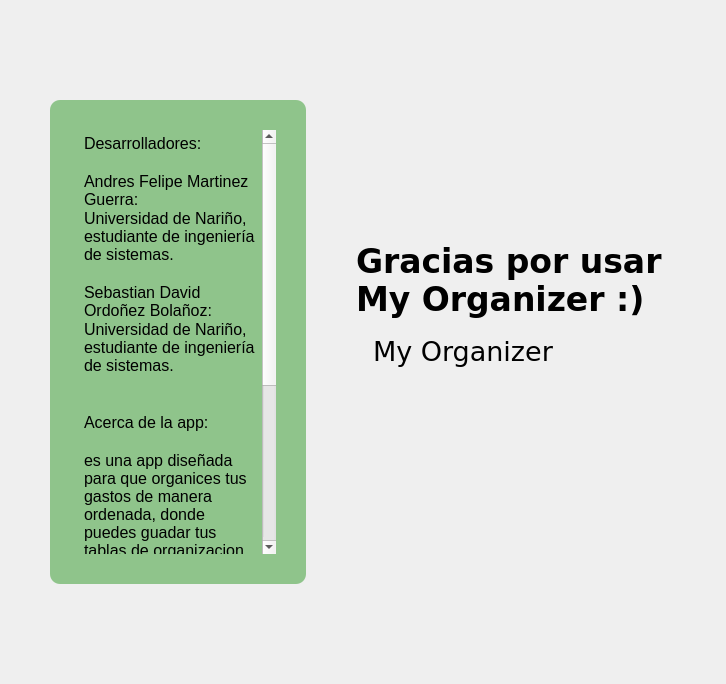
         <widget class="QWidget" name="about_us_page">
          <layout class="QGridLayout" name="gridLayout_3">
           <property name="leftMargin">
            <number>50</number>
           </property>
           <property name="topMargin">
            <number>100</number>
           </property>
           <property name="rightMargin">
            <number>50</number>
           </property>
           <property name="bottomMargin">
            <number>100</number>
           </property>
           <property name="horizontalSpacing">
            <number>50</number>
           </property>
           <property name="verticalSpacing">
            <number>6</number>
           </property>
           <item row="0" column="0" rowspan="3">
            <widget class="QTextBrowser" name="textBrowser">
             <property name="sizePolicy">
              <sizepolicy hsizetype="MinimumExpanding" vsizetype="Expanding">
               <horstretch>0</horstretch>
               <verstretch>0</verstretch>
              </sizepolicy>
             </property>
             <property name="styleSheet">
              <string notr="true">QTextBrowser {
    background-color: rgba(103, 178, 98, 180); 
    font-size: 17px;
    padding: 30px;
    border-radius: 10px;
}

QTextBrowser:focus {
    background-color: rgba(103, 178, 98, 150);
    font-size: 18px;
    border: 2px solid blue; 
}
</string>
             </property>
             <property name="html">
              <string>&lt;!DOCTYPE HTML PUBLIC &quot;-//W3C//DTD HTML 4.0//EN&quot; &quot;http://www.w3.org/TR/REC-html40/strict.dtd&quot;&gt;
&lt;html&gt;&lt;head&gt;&lt;meta name=&quot;qrichtext&quot; content=&quot;1&quot; /&gt;&lt;meta charset=&quot;utf-8&quot; /&gt;&lt;style type=&quot;text/css&quot;&gt;
p, li { white-space: pre-wrap; }
hr { height: 1px; border-width: 0; }
li.unchecked::marker { content: &quot;\2610&quot;; }
li.checked::marker { content: &quot;\2612&quot;; }
&lt;/style&gt;&lt;/head&gt;&lt;body style=&quot; font-family:'Segoe UI'; font-size:17px; font-weight:400; font-style:normal;&quot;&gt;
&lt;p style=&quot; margin-top:0px; margin-bottom:0px; margin-left:0px; margin-right:0px; -qt-block-indent:0; text-indent:0px;&quot;&gt;&lt;span style=&quot; font-family:'Roboto','sans-serif'; font-size:12pt;&quot;&gt;Desarrolladores:&lt;/span&gt;&lt;/p&gt;
&lt;p style=&quot;-qt-paragraph-type:empty; margin-top:0px; margin-bottom:0px; margin-left:0px; margin-right:0px; -qt-block-indent:0; text-indent:0px; font-family:'Roboto','sans-serif'; font-size:12pt;&quot;&gt;&lt;br /&gt;&lt;/p&gt;
&lt;p style=&quot; margin-top:0px; margin-bottom:0px; margin-left:0px; margin-right:0px; -qt-block-indent:0; text-indent:0px;&quot;&gt;&lt;span style=&quot; font-family:'Roboto','sans-serif'; font-size:12pt;&quot;&gt;Andres Felipe Martinez Guerra:&lt;/span&gt;&lt;/p&gt;
&lt;p style=&quot; margin-top:0px; margin-bottom:0px; margin-left:0px; margin-right:0px; -qt-block-indent:0; text-indent:0px;&quot;&gt;&lt;span style=&quot; font-family:'Roboto','sans-serif'; font-size:12pt;&quot;&gt;Universidad de Nariño, estudiante de ingeniería de sistemas.&lt;/span&gt;&lt;/p&gt;
&lt;p style=&quot;-qt-paragraph-type:empty; margin-top:0px; margin-bottom:0px; margin-left:0px; margin-right:0px; -qt-block-indent:0; text-indent:0px; font-family:'Roboto','sans-serif'; font-size:12pt;&quot;&gt;&lt;br /&gt;&lt;/p&gt;
&lt;p style=&quot; margin-top:0px; margin-bottom:0px; margin-left:0px; margin-right:0px; -qt-block-indent:0; text-indent:0px;&quot;&gt;&lt;span style=&quot; font-family:'Roboto','sans-serif'; font-size:12pt;&quot;&gt;Sebastian David Ordoñez Bolañoz:&lt;/span&gt;&lt;/p&gt;
&lt;p style=&quot; margin-top:0px; margin-bottom:0px; margin-left:0px; margin-right:0px; -qt-block-indent:0; text-indent:0px;&quot;&gt;&lt;span style=&quot; font-family:'Roboto','sans-serif'; font-size:12pt;&quot;&gt;Universidad de Nariño, estudiante de ingeniería de sistemas.&lt;/span&gt;&lt;/p&gt;
&lt;p style=&quot;-qt-paragraph-type:empty; margin-top:0px; margin-bottom:0px; margin-left:0px; margin-right:0px; -qt-block-indent:0; text-indent:0px; font-family:'Roboto','sans-serif'; font-size:12pt;&quot;&gt;&lt;br /&gt;&lt;/p&gt;
&lt;p style=&quot;-qt-paragraph-type:empty; margin-top:0px; margin-bottom:0px; margin-left:0px; margin-right:0px; -qt-block-indent:0; text-indent:0px; font-family:'Roboto','sans-serif'; font-size:12pt;&quot;&gt;&lt;br /&gt;&lt;/p&gt;
&lt;p style=&quot; margin-top:0px; margin-bottom:0px; margin-left:0px; margin-right:0px; -qt-block-indent:0; text-indent:0px;&quot;&gt;&lt;span style=&quot; font-family:'Roboto','sans-serif'; font-size:12pt;&quot;&gt;Acerca de la app:&lt;/span&gt;&lt;/p&gt;
&lt;p style=&quot;-qt-paragraph-type:empty; margin-top:0px; margin-bottom:0px; margin-left:0px; margin-right:0px; -qt-block-indent:0; text-indent:0px; font-family:'Roboto','sans-serif'; font-size:12pt;&quot;&gt;&lt;br /&gt;&lt;/p&gt;
&lt;p style=&quot; margin-top:0px; margin-bottom:0px; margin-left:0px; margin-right:0px; -qt-block-indent:0; text-indent:0px;&quot;&gt;&lt;span style=&quot; font-family:'Roboto','sans-serif'; font-size:12pt;&quot;&gt;es una app diseñada para que organices tus gastos de manera ordenada, donde puedes guadar tus tablas de organizacion en excel o asi mismo exportarlas o importarlas para seguir trabajando en ellas&lt;/span&gt;&lt;/p&gt;
&lt;p style=&quot;-qt-paragraph-type:empty; margin-top:0px; margin-bottom:0px; margin-left:0px; margin-right:0px; -qt-block-indent:0; text-indent:0px; font-family:'Roboto','sans-serif'; font-size:12pt;&quot;&gt;&lt;br /&gt;&lt;/p&gt;
&lt;p style=&quot; margin-top:0px; margin-bottom:0px; margin-left:0px; margin-right:0px; -qt-block-indent:0; text-indent:0px;&quot;&gt;&lt;span style=&quot; font-family:'Roboto','sans-serif'; font-size:12pt;&quot;&gt;Contactos:&lt;br /&gt;&lt;/span&gt;&lt;/p&gt;
&lt;p style=&quot; margin-top:0px; margin-bottom:0px; margin-left:0px; margin-right:0px; -qt-block-indent:0; text-indent:0px;&quot;&gt;&lt;span style=&quot; font-family:'Roboto','sans-serif'; font-size:12pt;&quot;&gt;afmartinez23a@udenar.edu.co&lt;/span&gt;&lt;/p&gt;
&lt;p style=&quot; margin-top:0px; margin-bottom:0px; margin-left:0px; margin-right:0px; -qt-block-indent:0; text-indent:0px;&quot;&gt;&lt;span style=&quot; font-family:'Roboto','sans-serif'; font-size:12pt;&quot;&gt;sdordonez23a@udenar.edu.co&lt;/span&gt;&lt;/p&gt;
&lt;p style=&quot;-qt-paragraph-type:empty; margin-top:0px; margin-bottom:0px; margin-left:0px; margin-right:0px; -qt-block-indent:0; text-indent:0px; font-family:'Roboto','sans-serif'; font-size:12pt;&quot;&gt;&lt;br /&gt;&lt;/p&gt;
&lt;p style=&quot;-qt-paragraph-type:empty; margin-top:0px; margin-bottom:0px; margin-left:0px; margin-right:0px; -qt-block-indent:0; text-indent:0px; font-family:'Roboto','sans-serif'; font-size:12pt;&quot;&gt;&lt;br /&gt;&lt;/p&gt;
&lt;p style=&quot;-qt-paragraph-type:empty; margin-top:0px; margin-bottom:0px; margin-left:0px; margin-right:0px; -qt-block-indent:0; text-indent:0px; font-family:'Roboto','sans-serif'; font-size:12pt;&quot;&gt;&lt;br /&gt;&lt;/p&gt;&lt;/body&gt;&lt;/html&gt;</string>
             </property>
            </widget>
           </item>
           <item row="0" column="1">
            <spacer name="verticalSpacer_5">
             <property name="orientation">
              <enum>Qt::Vertical</enum>
             </property>
             <property name="sizeHint" stdset="0">
              <size>
               <width>20</width>
               <height>129</height>
              </size>
             </property>
            </spacer>
           </item>
           <item row="1" column="1" colspan="2">
            <layout class="QVBoxLayout" name="verticalLayout_6">
             <property name="spacing">
              <number>10</number>
             </property>
             <item>
              <widget class="QLabel" name="label_gracias">
               <property name="minimumSize">
                <size>
                 <width>320</width>
                 <height>90</height>
                </size>
               </property>
               <property name="maximumSize">
                <size>
                 <width>320</width>
                 <height>90</height>
                </size>
               </property>
               <property name="font">
                <font>
                 <family>Verdana</family>
                 <pointsize>25</pointsize>
                 <bold>true</bold>
                </font>
               </property>
               <property name="text">
                <string>Gracias por usar                       My Organizer :)</string>
               </property>
               <property name="wordWrap">
                <bool>true</bool>
               </property>
              </widget>
             </item>
             <item>
              <layout class="QHBoxLayout" name="horizontalLayout">
               <item>
                <widget class="QLabel" name="label_14">
                 <property name="sizePolicy">
                  <sizepolicy hsizetype="Minimum" vsizetype="Preferred">
                   <horstretch>0</horstretch>
                   <verstretch>0</verstretch>
                  </sizepolicy>
                 </property>
                 <property name="text">
                  <string/>
                 </property>
                 <property name="pixmap">
                  <pixmap resource="recurses_rc.qrc">:/icons/Images/logo.png</pixmap>
                 </property>
                </widget>
               </item>
               <item>
                <widget class="QLabel" name="label_pulse">
                 <property name="sizePolicy">
                  <sizepolicy hsizetype="MinimumExpanding" vsizetype="Preferred">
                   <horstretch>0</horstretch>
                   <verstretch>0</verstretch>
                  </sizepolicy>
                 </property>
                 <property name="font">
                  <font>
                   <family>Verdana</family>
                   <pointsize>20</pointsize>
                   <bold>false</bold>
                  </font>
                 </property>
                 <property name="text">
                  <string>My Organizer</string>
                 </property>
                </widget>
               </item>
              </layout>
             </item>
            </layout>
           </item>
           <item row="2" column="2">
            <spacer name="verticalSpacer_6">
             <property name="orientation">
              <enum>Qt::Vertical</enum>
             </property>
             <property name="sizeHint" stdset="0">
              <size>
               <width>20</width>
               <height>210</height>
              </size>
             </property>
            </spacer>
           </item>
          </layout>
         </widget>
